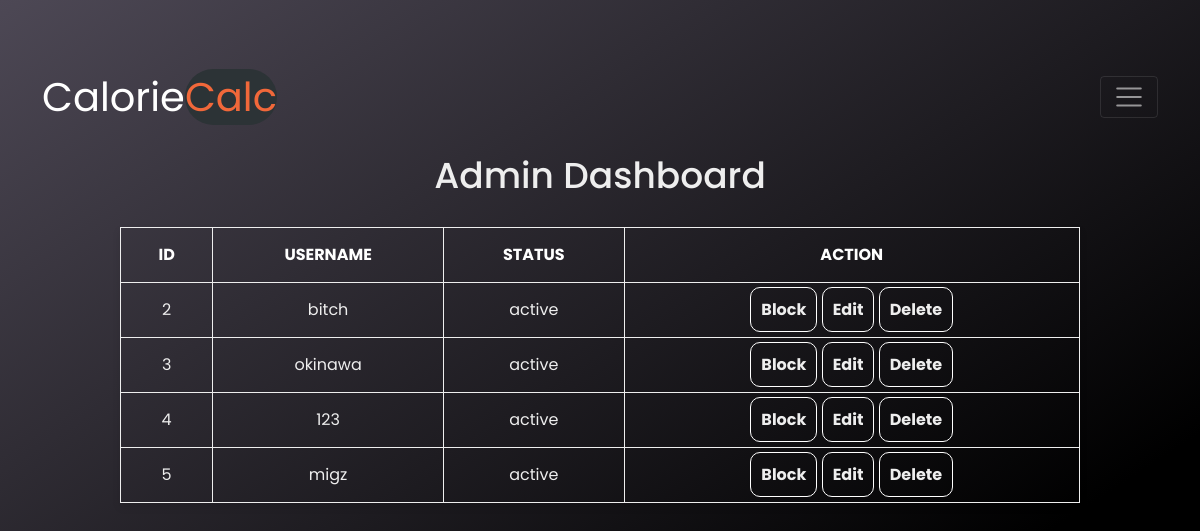
Before: /admins/admin_dashboard.php (signed in) with the older database file.
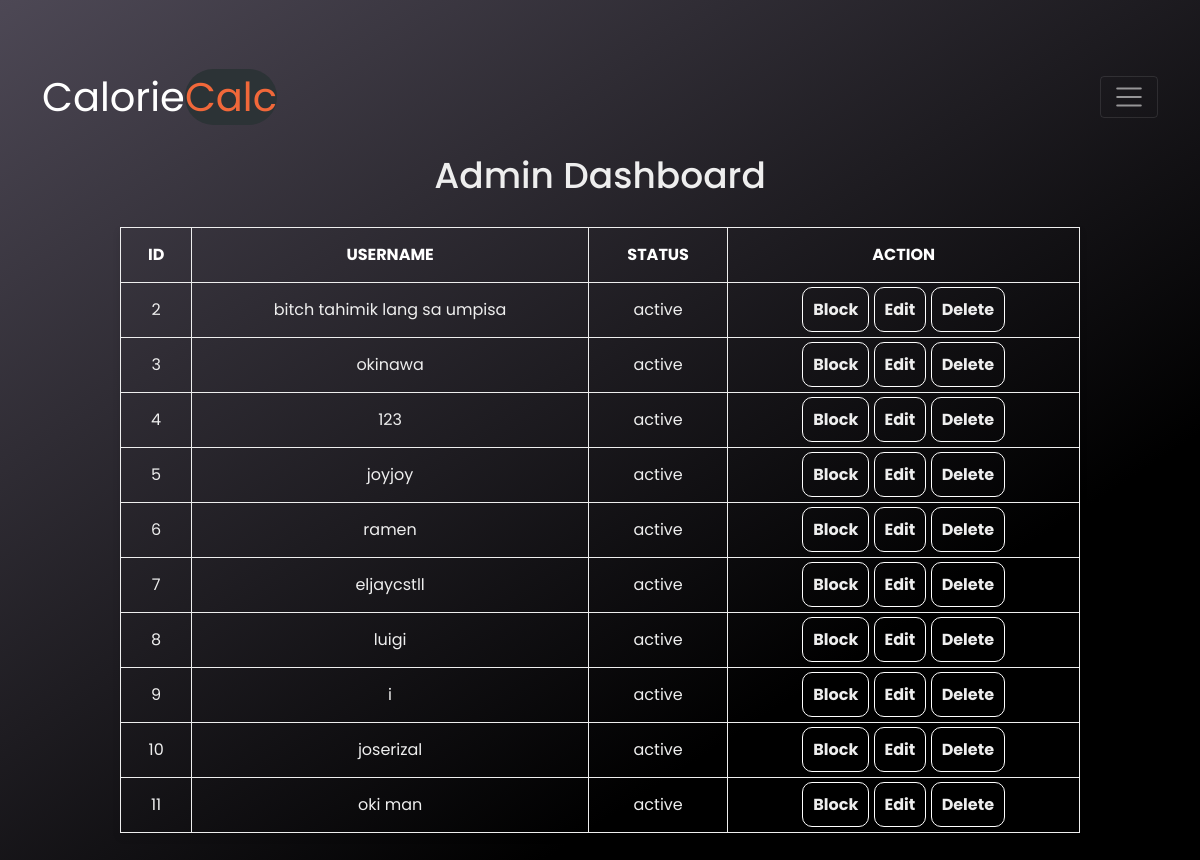
After: the same page with the newer database file.
### tables this page shows
CREATE TABLE IF NOT EXISTS `users` (
  `id` int NOT NULL AUTO_INCREMENT,
  `email` varchar(50) NOT NULL,
  `birth_date` date DEFAULT NULL,
  `username` varchar(255) NOT NULL,
  `password` varchar(255) NOT NULL,
  `bio` varchar(50) DEFAULT NULL,
  `profile_picture` varchar(255) DEFAULT NULL,
  `created_at` timestamp NULL DEFAULT CURRENT_TIMESTAMP,
  `updated_at` timestamp NULL DEFAULT CURRENT_TIMESTAMP ON UPDATE CURRENT_TIMESTAMP,
  `status` enum('active','inactive','blocked') DEFAULT 'active',
  `reset_pin` int DEFAULT NULL,
  `pin_expiration` datetime DEFAULT NULL,
  PRIMARY KEY (`id`)
);

### admins/admin_dashboard.php (the view, shortened to what this page needs)
<?php
include '../includes/db_connect.php';
$stmt = $conn->prepare("SELECT id, username, status FROM users");
$stmt->execute();
$result = $stmt->get_result();
?>
<!DOCTYPE html>
<html lang="en">
<head>
    <link href="https://cdn.jsdelivr.net/npm/bootstrap@5.0.2/dist/css/bootstrap.min.css" rel="stylesheet">
    <link rel="stylesheet" href="../css/adminstyle.css">
</head>
<body>
<nav class="navbar navbar-dark bg-transparent">
        <div class="container">
            <a class="navbar-brand display-1 fw-normal" href="#">Calorie<span class="rounded-pill" style="color: #f1683a; background-color: #2c3336;">Calc</span></a>
            <button class="navbar-toggler shadow-none " type="button" data-bs-toggle="offcanvas" data-bs-target="#offcanvasDarkNavbar" aria-controls="offcanvasDarkNavbar" aria-label="Toggle navigation">
                <span class="navbar-toggler-icon"></span>
            </button>
        </div>
    </nav>
<h1>Admin Dashboard</h1>
<table border="1">
    <thead>
        <tr>
            <th>ID</th>
            <th>Username</th>
            <th>Status</th>
            <th>Action</th>
        </tr>
    </thead>
    <tbody>
        <?php while ($row = $result->fetch_assoc()): ?>
            <tr>
                <td><?php echo $row['id']; ?></td>
                <td><?php echo $row['username']; ?></td>
                <td><?php echo $row['status']; ?></td>
                <td>
                    <?php if ($row['status'] == 'active'): ?>
                        <a href="block_user.php?id=<?php echo $row['id']; ?>" class="action-button">Block</a>
                    <?php elseif ($row['status'] == 'blocked'): ?>
                        <a href="unblock_user.php?id=<?php echo $row['id']; ?>"class="action-button">Unblock</a>
                    <?php endif; ?>
                    <a href="#" onclick="showEditForm(<?php echo $row['id']; ?>, '<?php echo $row['username']; ?>')"class="action-button">Edit</a>
                    <a href="delete_user.php?id=<?php echo $row['id']; ?>" onclick="return confirm('Are you sure you want to delete this user?');"class="action-button">Delete</a>
                </td>
            </tr>
        <?php endwhile; ?>
    </tbody>
</table>
</body>
</html>

### css/adminstyle.css (style rules this page uses)
body { background-color: #4d4855; background-image: linear-gradient(147deg, #4d4855 0%, #000000 74%); background-size: cover; background-position: center; font-family: 'Poppins', sans-serif; height: 100vh; }
.navbar { margin-top: 60px; }
.navbar-brand { font-size: 40px; }
.navbar-toggler-icon { width: 2rem; height: 2rem; }
h1 { color: #eee; text-align: center; margin-top: 20px; font-size: 36px; filter: blur(20px); opacity: 0; animation: showContent .5s .3s linear 1 forwards; }
table { width: 80%; margin: 30px auto; border-collapse: collapse; box-shadow: 0 4px 8px rgba(0, 0, 0, 0.1); background-color: transparent; filter: blur(20px); opacity: 0; animation: showContent .5s .3s linear 1 forwards; }
table, th, td { border: 1px solid #eee; padding: 15px; text-align: center; color: #eee; }
th { background-color: transparent; color: white; text-transform: uppercase; font-weight: bold; }
td { font-size: 16px; }
.action-button { text-decoration: none; color: #eee; font-weight: bold; border: 1px white solid; border-radius: 10px; padding: 10px; transition: 0.5s; cursor: default; }

Changed rows visible on the page:
changed users id 2: username "bitch" → "bitch tahimik lang sa umpisa"
changed users id 5: username "migz" → "joyjoy"
added users: id "6", username "ramen", status "active"
added users: id "7", username "eljaycstll", status "active"
added users: id "8", username "luigi", status "active"
added users: id "9", username "i", status "active"
added users: id "10", username "joserizal", status "active"
added users: id "11", username "oki man", status "active"
